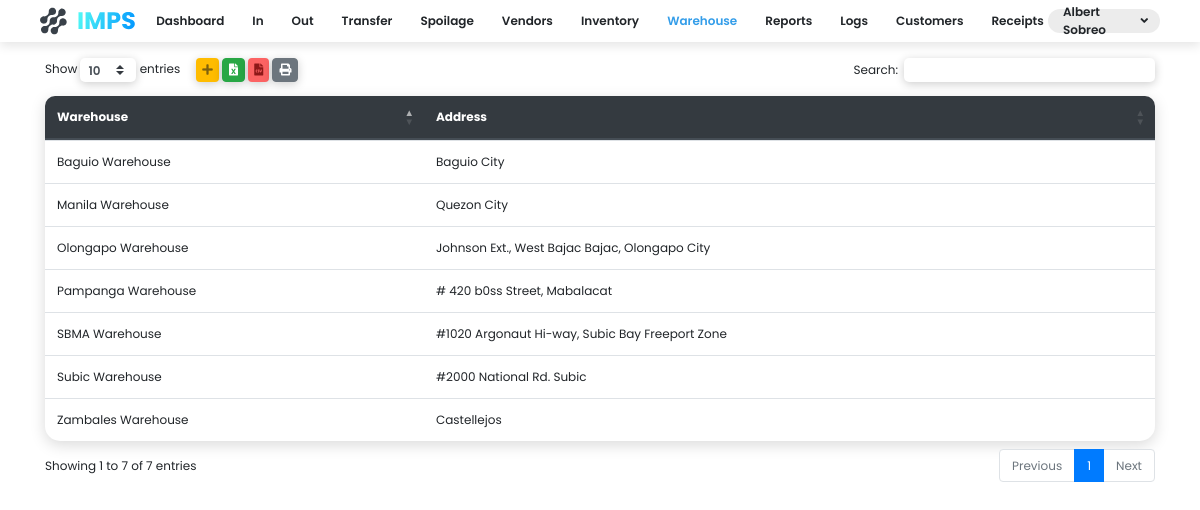
Screenshot of / (signed in) with the database file from the repository.
### app/models.py (models this page shows, shortened)
class User(models.Model):
    first_name = models.CharField(max_length=255)
    last_name = models.CharField(max_length=255)
    position = models.CharField(max_length=255)
    login = models.ForeignKey(Login, on_delete=models.CASCADE)

class Warehouse(models.Model):
    name = models.CharField(max_length=255)
    address = models.CharField(max_length=255, null=True, blank=True)

### app/views/inventorylist.py (the view)
# urls.py: path('', views.warehouse_list),
def warehouse_list(request):
    if request.session.is_empty():
        return redirect('/login/')
    context = {
        'warehouses': Warehouse.objects.all(),
        'me': User.objects.select_related().get(login__username=request.session.get('username'))
    }
    return render(request, 'warehouse.html', context)

### templates/warehouse.html (shortened to what this page needs)
{% load static %}
<!DOCTYPE html>
<html lang="en">
<head>
    <link rel="stylesheet" href="https://cdn.jsdelivr.net/npm/bootstrap@4.5.3/dist/css/bootstrap.min.css">
    <link rel="stylesheet" href="https://cdnjs.cloudflare.com/ajax/libs/twitter-bootstrap/4.5.2/css/bootstrap.css">
    <link rel="stylesheet" href="https://cdn.datatables.net/buttons/1.6.5/css/buttons.dataTables.min.css">
    <link rel="stylesheet" href="https://cdn.datatables.net/1.10.22/css/dataTables.bootstrap4.min.css">
    <link rel="stylesheet" href="/static/css/style.css">
    <link rel="stylesheet" href="https://use.fontawesome.com/releases/v5.15.1/css/all.css">
</head>
<body class="font-size-12">
  <div class="c-nav d-flex font-w-600 mb-3">
    <div class="c-nav-item justify-content-start">
      <img src="/static/media/Group 117.svg" class="logo">
    </div>
    <div class="justify-content-center c-nav-links">
        <div onclick="location.href='#'">Dashboard</div>
        <div onclick="location.href='/in'">In</div>
        <div onclick="location.href='/out'">Out</div>
        <div onclick="location.href='#'">Transfer</div>
        <div onclick="location.href='#'">Spoilage</div>
        <div onclick="location.href='#'">Vendors</div>
        <div onclick="location.href='/inventory-page'">Inventory</div>
        <div onclick="location.href='/'" class="active">Warehouse</div>
        <div onclick="location.href='#'">Reports</div>
        <div onclick="location.href='#'">Logs</div>
        <div onclick="location.href='#'">Customers</div>
        <div onclick="location.href='#'">Receipts</div>
    </div>
    <div class="c-nav-item justify-content-end dropdown">
      <div class="nav-name" data-toggle="dropdown">
        <span>{{me.first_name}} {{me.last_name}}</span> <i class="fas fa-angle-down ml-1"></i>
      </div>
    </div>
  </div>
  <div class="container">
    <table id="table" class="table box-shadow-medium b-tl-radius-10 b-tr-radius-10">
      <thead class="thead-dark">
        <tr class="">
          <th class="b-tl-radius-10" style="border-top: 0px;">Warehouse</th>
          <th class="b-tr-radius-10" style="border-top: 0px;">Address</th>
        </tr>
      </thead>
      <tbody>
        {% for warehouse in warehouses.all %}
        <tr>
          <td>{{warehouse.name}}</td>
          <td>{{warehouse.address}}</td>
        </tr>
        {% endfor %}
      </tbody>
    </table>
</body>
{% load sweetify %}
</html>

### static/css/style.css (style rules this page uses)
body { font-family: 'Poppins', sans-serif; min-width: 720px; }
.font-size-12 { font-size: 12px; }
.table { background: #fff; border-radius: 15px; }
.box-shadow-medium { box-shadow: 0px 4px 15px rgba(0,0,0,0.15); }
.font-w-600 { font-weight: 600; }
.b-tl-radius-10 { border-top-left-radius: 10px; }
.b-tr-radius-10 { border-top-right-radius: 10px; }
.c-nav { height: 42px; background: white; box-shadow: 0px 4px 10px rgba(0,0,0,0.10); width: 100%; padding-left:5vh; padding-right: 5vh; }
.c-nav-item { display: inline-flex; align-items: center; width: 10%; }
.c-nav-links { display: inline-flex; align-items: center; width: 80%; }
.c-nav-links div { transition: .1s; padding-left: 14px; padding-right: 14px; cursor: pointer; height: 100%; display: flex; align-items: center; }
.active { color: #339DE9; }
.logo { cursor: pointer; }
.nav-name { display: flex; height: 24px; background: #ECECEC; padding: 0px 12px 0px 15px; align-items: center; border-radius: 12px; cursor: pointer; }

### rows the page displays
User: first_name "Albert", last_name "Sobreo"
Warehouse: name "SBMA Warehouse", address "#1020 Argonaut Hi-way, Subic Bay Freeport Zone"
Warehouse: name "Olongapo Warehouse", address "Johnson Ext., West Bajac Bajac, Olongapo City"
Warehouse: name "Pampanga Warehouse", address "# 420 b0ss Street, Mabalacat"
Warehouse: name "Subic Warehouse", address "#2000 National Rd. Subic"
Warehouse: name "Zambales Warehouse", address "Castellejos"
Warehouse: name "Baguio Warehouse", address "Baguio City"
Warehouse: name "Manila Warehouse", address "Quezon City"
